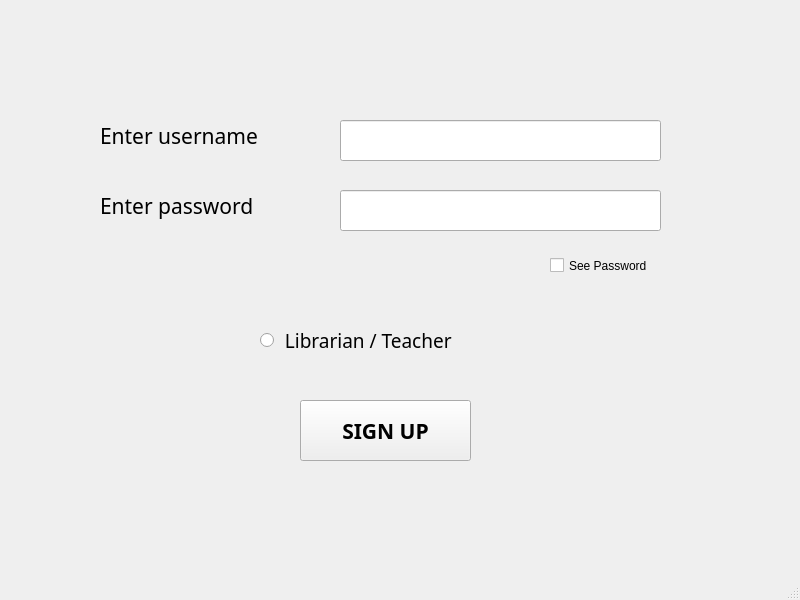
<?xml version="1.0" encoding="UTF-8"?>
<ui version="4.0">
 <class>MainWindow</class>
 <widget class="QMainWindow" name="MainWindow">
  <property name="geometry">
   <rect>
    <x>0</x>
    <y>0</y>
    <width>800</width>
    <height>600</height>
   </rect>
  </property>
  <property name="windowTitle">
   <string>MainWindow</string>
  </property>
  <widget class="QWidget" name="centralwidget">
   <widget class="QLabel" name="label">
    <property name="geometry">
     <rect>
      <x>100</x>
      <y>110</y>
      <width>231</width>
      <height>51</height>
     </rect>
    </property>
    <property name="font">
     <font>
      <family>Montserrat</family>
      <pointsize>16</pointsize>
     </font>
    </property>
    <property name="text">
     <string>Enter username</string>
    </property>
   </widget>
   <widget class="QLabel" name="label_2">
    <property name="geometry">
     <rect>
      <x>100</x>
      <y>180</y>
      <width>231</width>
      <height>51</height>
     </rect>
    </property>
    <property name="font">
     <font>
      <family>Montserrat</family>
      <pointsize>16</pointsize>
     </font>
    </property>
    <property name="text">
     <string>Enter password</string>
    </property>
   </widget>
   <widget class="QRadioButton" name="radioButton">
    <property name="geometry">
     <rect>
      <x>260</x>
      <y>320</y>
      <width>241</width>
      <height>41</height>
     </rect>
    </property>
    <property name="font">
     <font>
      <family>Montserrat</family>
      <pointsize>14</pointsize>
     </font>
    </property>
    <property name="text">
     <string> Librarian / Teacher</string>
    </property>
   </widget>
   <widget class="QPushButton" name="pushButton">
    <property name="geometry">
     <rect>
      <x>300</x>
      <y>400</y>
      <width>171</width>
      <height>61</height>
     </rect>
    </property>
    <property name="font">
     <font>
      <family>Montserrat</family>
      <pointsize>16</pointsize>
      <weight>75</weight>
      <bold>true</bold>
     </font>
    </property>
    <property name="text">
     <string>SIGN UP</string>
    </property>
   </widget>
   <widget class="QLineEdit" name="lineEdit">
    <property name="geometry">
     <rect>
      <x>340</x>
      <y>120</y>
      <width>321</width>
      <height>41</height>
     </rect>
    </property>
   </widget>
   <widget class="QLineEdit" name="lineEdit_2">
    <property name="geometry">
     <rect>
      <x>340</x>
      <y>190</y>
      <width>321</width>
      <height>41</height>
     </rect>
    </property>
    <property name="echoMode">
     <enum>QLineEdit::Password</enum>
    </property>
   </widget>
   <widget class="QCheckBox" name="checkBox">
    <property name="geometry">
     <rect>
      <x>550</x>
      <y>250</y>
      <width>111</width>
      <height>31</height>
     </rect>
    </property>
    <property name="text">
     <string>See Password</string>
    </property>
    <property name="checked">
     <bool>false</bool>
    </property>
   </widget>
  </widget>
  <widget class="QStatusBar" name="statusbar"/>
 </widget>
 <resources/>
 <connections/>
</ui>
